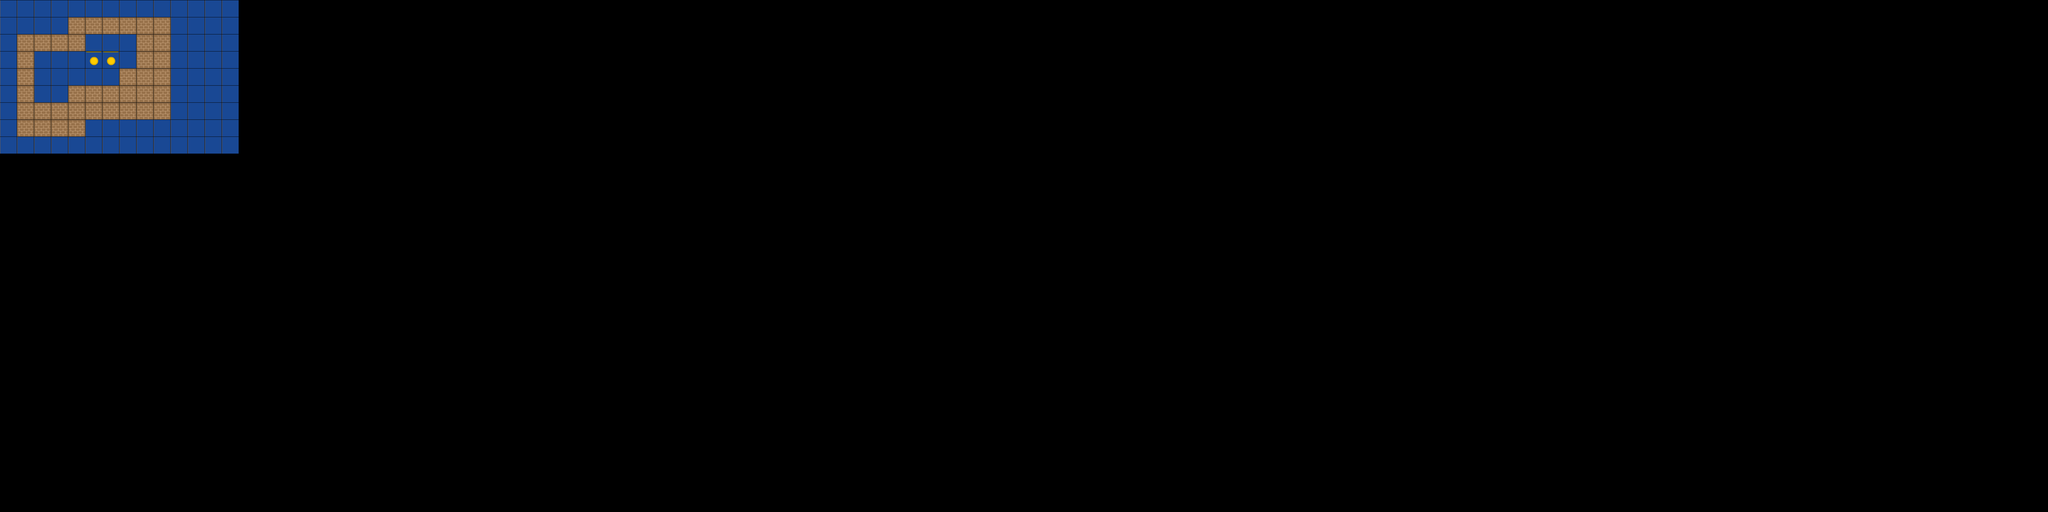

A level layout from a 2D game, rendered from its tile map. Below: a short description, then the map file with tile-grid data replaced by summaries:
An orthogonal 120x30 tile map with 58x58 px tiles, 1 tile layer (back) and 11 objects (7x collision, goal, player, boxFinal, box).

<map version="1.0" orientation="orthogonal" renderorder="right-down" width="120" height="30" tilewidth="58" tileheight="58" nextobjectid="64">
 <tileset firstgid="1" name="sprit" tilewidth="57" tileheight="57" tilecount="8" columns="2">
  <image source="sprite.png" width="155" height="266" />
 </tileset>
 <layer name="back" width="120" height="30">
  <data>[3600 cells, 126 non-empty, 3 distinct tile ids]</data>
 </layer>
 <objectgroup name="collision">
  <object id="12" name="collision" x="232" y="58" width="290" height="58" />
  <object id="13" name="collision" x="58" y="116" width="232" height="58" />
  <object id="14" name="collision" x="58" y="174" width="58" height="232" />
  <object id="15" name="collision" x="116" y="348" width="174" height="58" />
  <object id="16" name="collision" x="232" y="290" width="290" height="58" />
  <object id="17" name="collision" x="406" y="232" width="116" height="58" />
  <object id="18" name="collision" x="464" y="116" width="58" height="116" />
 </objectgroup>
 <objectgroup name="goal">
  <object id="41" name="goal" x="290" y="174" width="116" height="58" />
 </objectgroup>
 <objectgroup name="player">
  <object id="44" name="player" x="290" y="116" width="58" height="58" />
 </objectgroup>
 <objectgroup name="box">
  <object id="48" name="box" type="boxFinal" x="290" y="174" width="58" height="58" />
  <object id="52" name="box" type="box" x="232" y="174" width="58" height="58" />
 </objectgroup>
</map>
